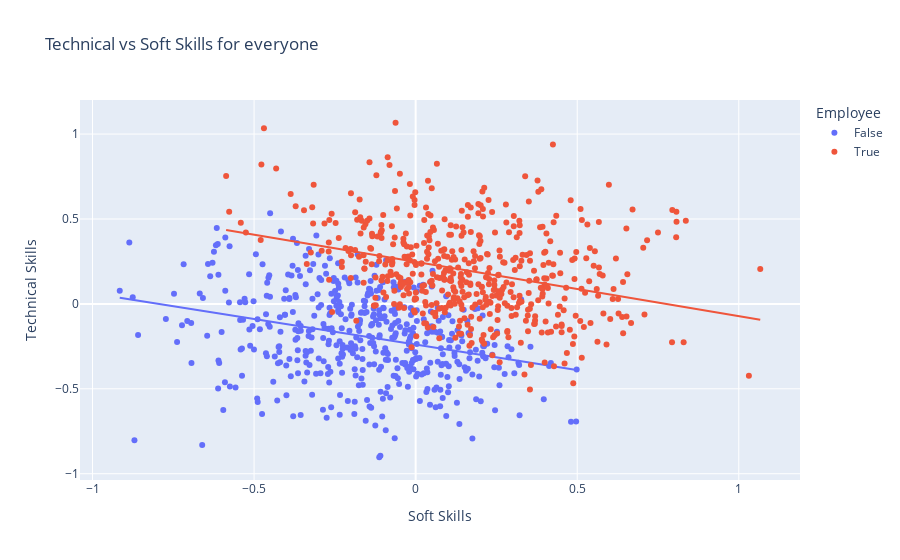

This figure's notebook cell:
### Code cell
print( pearsonr( df['Soft Skills'], df['Technical Skills'] ) )
px.scatter( df, x = 'Soft Skills', y = 'Technical Skills', color = 'Employee', trendline= 'ols', title = 'Technical vs Soft Skills for everyone' )

### Figure 1 — Plotly figure (JSON) as saved in the notebook; plotly's stock layout.template omitted (floating-point values rounded to 4 significant figures; data arrays with more than 128 entries replaced by an {"elided": "..."} marker saying what was removed)
{"data": [{"hovertemplate": "Employee=False<br>Soft Skills=%{x}<br>Technical Skills=%{y}<extra></extra>", "legendgroup": "False", "marker": {"color": "#636efa", "symbol": "circle"}, "mode": "markers", "name": "False", "orientation": "v", "showlegend": true, "type": "scatter", "x": {"elided": "487 float values"}, "xaxis": "x", "y": {"elided": "487 float values"}, "yaxis": "y"}, {"hovertemplate": "<b>OLS trendline</b><br>Technical Skills = -0.30082 * Soft Skills + -0.239716<br>R<sup>2</sup>=0.090256<br><br>Employee=False<br>Soft Skills=%{x}<br>Technical Skills=%{y} <b>(trend)</b><extra></extra>", "legendgroup": "False", "marker": {"color": "#636efa", "symbol": "circle"}, "mode": "lines", "name": "False", "showlegend": false, "type": "scatter", "x": {"elided": "487 float values"}, "xaxis": "x", "y": {"elided": "487 float values"}, "yaxis": "y"}, {"hovertemplate": "Employee=True<br>Soft Skills=%{x}<br>Technical Skills=%{y}<extra></extra>", "legendgroup": "True", "marker": {"color": "#EF553B", "symbol": "circle"}, "mode": "markers", "name": "True", "orientation": "v", "showlegend": true, "type": "scatter", "x": {"elided": "513 float values"}, "xaxis": "x", "y": {"elided": "513 float values"}, "yaxis": "y"}, {"hovertemplate": "<b>OLS trendline</b><br>Technical Skills = -0.31974 * Soft Skills + 0.247937<br>R<sup>2</sup>=0.101345<br><br>Employee=True<br>Soft Skills=%{x}<br>Technical Skills=%{y} <b>(trend)</b><extra></extra>", "legendgroup": "True", "marker": {"color": "#EF553B", "symbol": "circle"}, "mode": "lines", "name": "True", "showlegend": false, "type": "scatter", "x": {"elided": "513 float values"}, "xaxis": "x", "y": {"elided": "513 float values"}, "yaxis": "y"}], "layout": {"autosize": true, "legend": {"title": {"text": "Employee"}, "tracegroupgap": 0}, "title": {"text": "Technical vs Soft Skills for everyone"}, "xaxis": {"anchor": "y", "autorange": true, "domain": [0, 1], "range": [-1.038, 1.188], "title": {"text": "Soft Skills"}, "type": "linear"}, "yaxis": {"anchor": "x", "autorange": true, "domain": [0, 1], "range": [-1.066, 1.229], "title": {"text": "Technical Skills"}, "type": "linear"}}}
